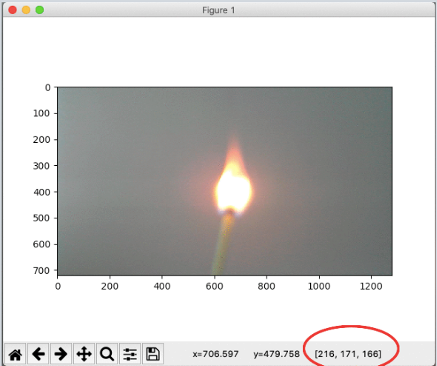
#> input picture 1.png, 437 x 366 px, given in place of the camera
$ python fire_detection.py
#> lines starting #> are read from the running program, lines starting #| are printed output that depends on the picture; after the words box and inside, x2 and y2 are one past the last pixel; in counts of white or black regions, pixels touching at a corner belong together
import cv2
import numpy as np
import matplotlib.pyplot as plt

live_Camera = cv2.VideoCapture(0)

lower_bound = np.array([11,33,111])
upper_bound = np.array([90,255,255])


while(live_Camera.isOpened()):
    ret, frame = live_Camera.read()
#> frame is the input picture: shape (366, 437, 3); mean B, G, R 197.5, 198.8, 200
    frame = cv2.resize(frame,(1280,720))
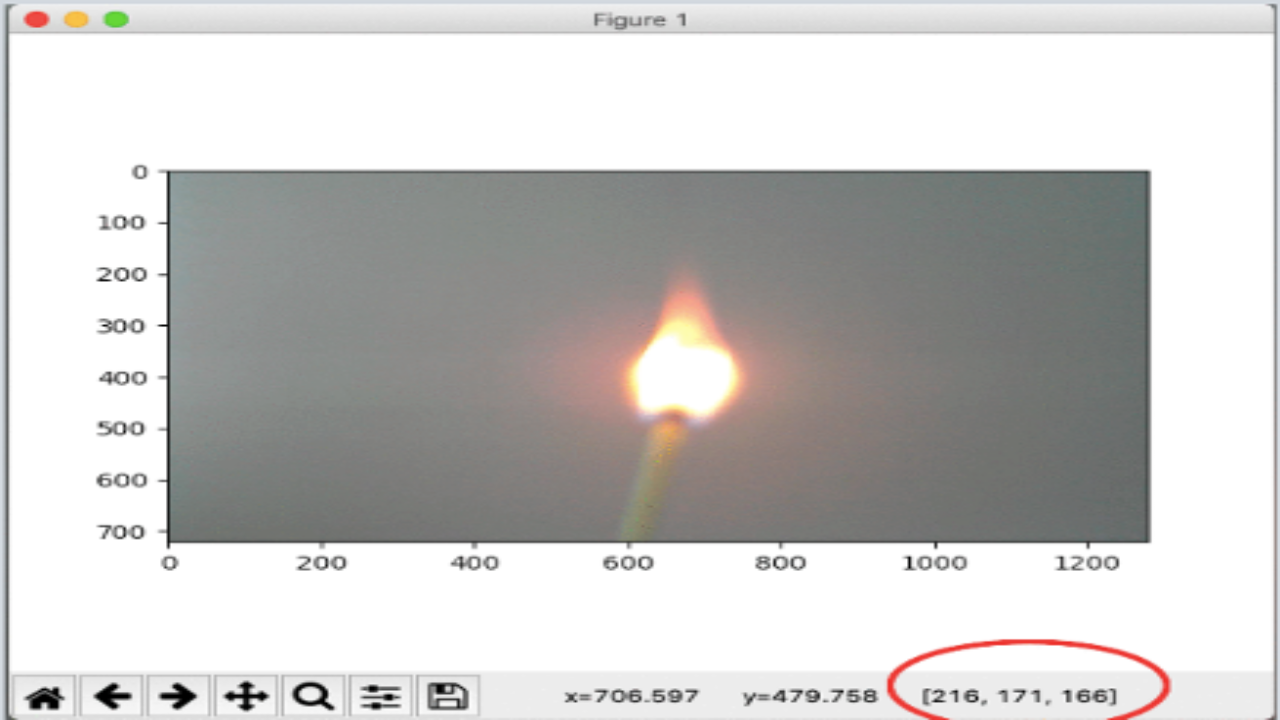
#> frame: shape (720, 1280, 3); mean B, G, R 197.4, 198.8, 200
    frame = cv2.flip(frame,1)
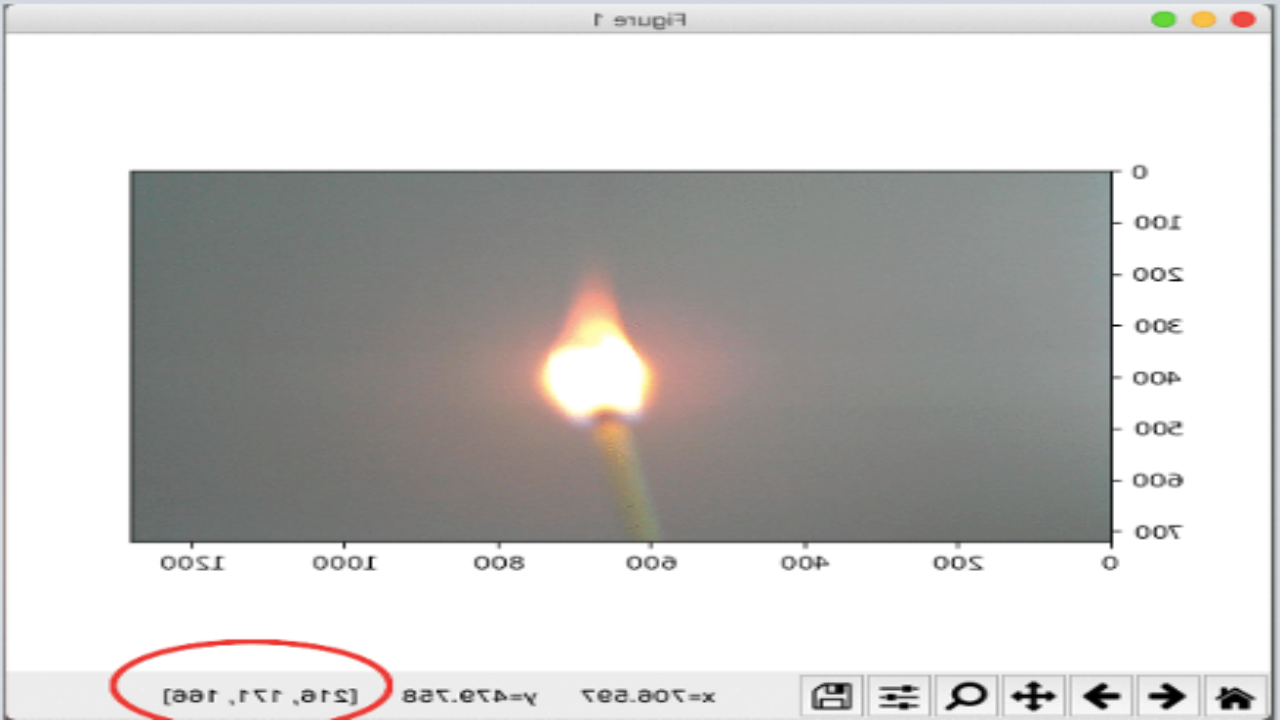
#> frame: shape (720, 1280, 3); mean B, G, R 197.4, 198.8, 200

    frame_smooth = cv2.GaussianBlur(frame,(7,7),0)

    mask = np.zeros_like(frame)

    mask[0:720, 0:1280] = [255,255,255]

    img_roi = cv2.bitwise_and(frame_smooth, mask)

    frame_hsv = cv2.cvtColor(img_roi,cv2.COLOR_BGR2HSV)
#> frame_hsv: shape (720, 1280, 3); mean H, S, V 22, 6.7, 201.1

    image_binary = cv2.inRange(frame_hsv, lower_bound, upper_bound)
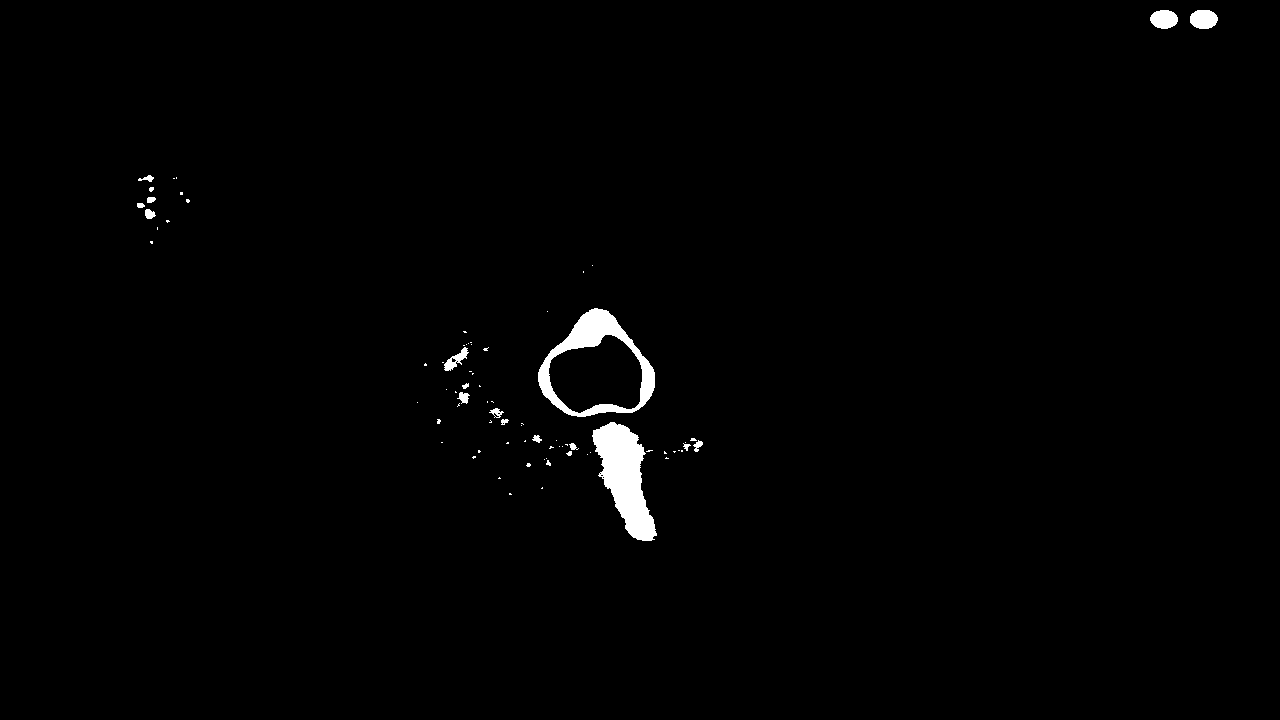
#> image_binary: shape (720, 1280); 1% white; 78 white regions (59 under 20 px), largest, box (x1, y1, x2, y2) and area: (592, 422, 657, 541) 4093, (538, 308, 655, 417) 3440, (1190, 10, 1218, 29) 433

    check_if_fire_detected = cv2.countNonZero(image_binary)
#> check_if_fire_detected = 9547

    if int(check_if_fire_detected) >= 20000 :
        cv2.putText(frame,"Fire Detected !",(300,60),cv2.FONT_HERSHEY_COMPLEX,3,(0,0,255),2)


    cv2.imshow("Fire Detection",frame)

    if cv2.waitKey(10) == 27 :
#> (key Esc is pressed here)
        break

'''
img_RGB = cv2.cvtColor(frame,cv2.COLOR_BGR2RGB)
img_cap = plt.imshow(img_RGB)
plt.show()
'''

live_Camera.release()
cv2.destroyAllWindows()
